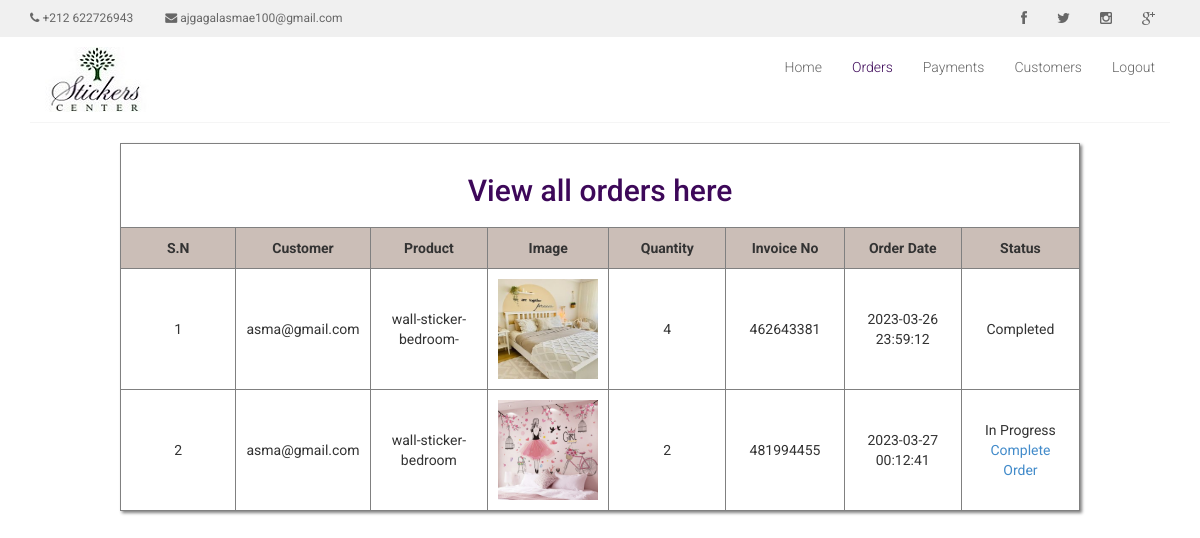
The page /admin_area/view_orders.php (signed in) on the database its author committed.
### tables this page shows
CREATE TABLE `orders` (
  `order_id` int(11) NOT NULL,
  `prod_id` int(11) NOT NULL,
  `cust_id` int(11) NOT NULL,
  `qty` int(11) NOT NULL,
  `invoice_no` int(11) NOT NULL,
  `status` varchar(11) NOT NULL,
  `order_date` timestamp NOT NULL DEFAULT current_timestamp()
);

CREATE TABLE `customers` (
  `cus_id` int(11) NOT NULL,
  `cus_name` varchar(255) NOT NULL,
  `cus_email` varchar(255) NOT NULL,
  `cus_password` varchar(255) NOT NULL,
  `cus_country` varchar(255) NOT NULL,
  `cus_city` varchar(255) NOT NULL,
  `cus_phone` int(30) NOT NULL,
  `cus_address` varchar(255) NOT NULL,
  `cus_date` timestamp NOT NULL DEFAULT current_timestamp()
);

CREATE TABLE `products` (
  `prod_id` int(11) NOT NULL,
  `prod_cat` int(11) NOT NULL,
  `prod_theme` int(11) NOT NULL,
  `price` int(11) NOT NULL,
  `prod_title` text NOT NULL,
  `prod_colors` text NOT NULL,
  `prod_desc` text NOT NULL,
  `prod_img` text NOT NULL,
  `prod_date` datetime NOT NULL DEFAULT current_timestamp()
);

### admin_area/view_orders.php (the view, shortened to what this page needs)
<?php
if (!isset($_SESSION['user_email'])) {
    echo "<script>window.open('login.php?not_admin=You are not an Admin!','_self')</script>";
} else {
    include("admin_header.php");
	include("includes/db.php");}
    ?>
    <table align="center">
        <tr align="center">
            <td colspan="8">
                <h2>View all orders here</h2>
            </td>
        </tr>
        <tr align="center" bgcolor="#cb8beeb7">
            <th>S.N</th>
            <th>Customer</th>
            <th>Product</th>
            <th>Image</th>
            <th>Quantity</th>
            <th>Invoice No</th>
            <th>Order Date</th>
            <th>Status</th>
        </tr>
        <?php
	$get_order = "select * from orders";
	$run_order = mysqli_query($con, $get_order);
	$i = 0;
	while ($row_order=mysqli_fetch_array($run_order)){
		$order_id = $row_order['order_id'];
		$qty = $row_order['qty'];
		$pro_id = $row_order['prod_id'];
		$c_id = $row_order['cust_id'];
		$invoice_no = $row_order['invoice_no'];
		$order_date = $row_order['order_date'];
		$status= $row_order['status'];
		$i++;
		$get_pro = "select * from products where prod_id='$pro_id'";
		$run_pro = mysqli_query($con, $get_pro);
		$row_pro=mysqli_fetch_array($run_pro);
		$pro_image = $row_pro['prod_img'];
		$pro_title = $row_pro['prod_title'];
		$pro_theme = $row_pro['prod_theme'];
		$get_c = "select * from customers where cus_id='$c_id'";
		$run_c = mysqli_query($con, $get_c);
		$row_c=mysqli_fetch_array($run_c);
		$c_email = $row_c['cus_email'];
		$display_text = '';
		$link = '';
		if ($status == 'in Progress') {
			$display_text = 'In Progress';
			$link = '<a href="index.php?confirm_order=' . $order_id . '">Complete Order</a>';
		} else {
			$display_text = 'Completed';
		}
	?>
        <tr align="center">
            <td><?php echo $i;?></td>
            <td><?php echo $c_email; ?></td>
            <td><?php echo $pro_title; ?></td>
            <td><img src='../images/product_image/themes/<?php echo "$pro_theme/$pro_image"?>' width="100" height="100" /></td>
            <td><?php echo $qty;?></td>
            <td><?php echo $invoice_no;?></td>
            <td><?php echo $order_date;?></td>
            <td><?php echo  '<div>' . $display_text . '</div><div>' . $link . '</div>';?></td>
        </tr>
        <?php } ?>
    </table>
</body>
</html>

### css/main.css (style rules this page uses)
body { font-family: 'Roboto', sans-serif; position: relative; font-weight: 400px; }
a { -webkit-transition: 300ms; transition: 300ms; }
h1, h2, h3, h4, h5, h6 { font-family: 'Roboto', sans-serif; }

### admin_area/view_orders.php (style rules this page uses)
table { width: 80%; border-collapse: collapse; margin: 20px auto; box-shadow: 2px 2px 3px gray; }
td, th { border: 1px solid gray; padding: 10px; text-align: center; width: 12.5%; }
h2 { color: #3D0859; }

### rows shown on the page
orders: customers.cus_email "asma@gmail.com", prod.prod_title "wall-sticker-bedroom-", prod.prod_img (picture), qty "4", invoice_no "462643381", order_date "2023-03-26 23:59:12", status "Completed"
orders: customers.cus_email "asma@gmail.com", prod.prod_title "wall-sticker-bedroom", prod.prod_img (picture), qty "2", invoice_no "481994455", order_date "2023-03-27 00:12:41", status "In Progress"
